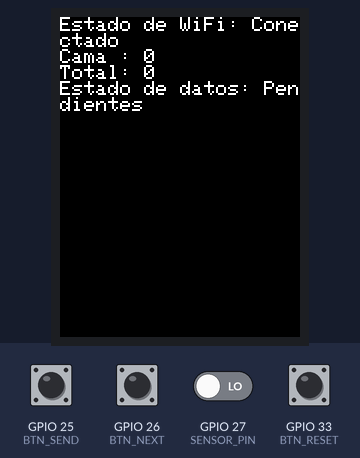
Simulated run of this sketch. Board: ESP32. Parts: 240×320 colour display. Inputs (shaded band) come from the test bench; at power-on: GPIO 25 (BTN_SEND), GPIO 26 (BTN_NEXT), GPIO 33 (BTN_RESET) HIGH, GPIO 27 (SENSOR_PIN) LOW. WiFi joins after 1.5 s; servers stay silent unless stated; what the sketch prints to the serial monitor is not drawn. At 10.0 s the program restarts the board; the recording ends there.

Above: at 2.9 s.
3.0 s: GPIO 25 (BTN_SEND) pulled LOW for 0.15 s
At 4.9 s:
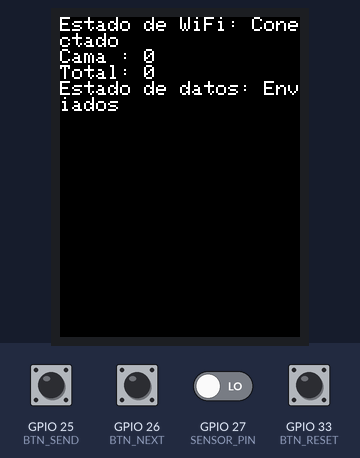
5.8 s: GPIO 27 (SENSOR_PIN) driven HIGH
At 7.0 s:
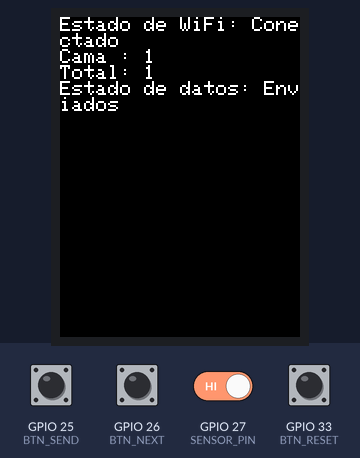
7.3 s: GPIO 26 (BTN_NEXT) pulled LOW for 0.15 s
8.9 s: GPIO 33 (BTN_RESET) pulled LOW for 0.15 s
At 9.6 s:
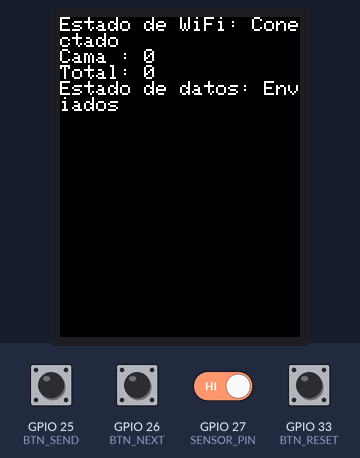
Timing chart, 0 to 10.0 s (numbered marks = the images above; inputs shaded):
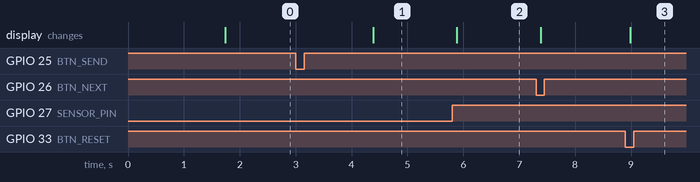

The sketch:

ContadorDeTubosYaConWifiYTelegram.ino
```cpp
#include <Arduino.h>
#include <Wire.h>
#include <SPI.h>
#include <TFT_eSPI.h>
#include <WiFi.h>
#include <WiFiClientSecure.h>
#include <UniversalTelegramBot.h>
#include <ArduinoJson.h>
#include <Ticker.h>

const char* ssid = "GALTRO";
const char* password = "GALTRO12";

const char* BOT_TOKEN = "7086997891:AAEIMi4tqPMMOu-Tlisb90Yid3QNPeON1k8";
const char* CHAT_ID = "7126940368";

TFT_eSPI tft = TFT_eSPI();

#define BTN_RESET 33
#define BTN_NEXT  26
#define BTN_SEND  25
#define SENSOR_PIN 27

volatile int countPerBed = 0;
volatile int totalCount = 0;
bool metalDetected = false;
volatile bool sendDataFlag = false;
bool isConnected = false; // Variable para almacenar el estado de la conexión WiFi
bool dataSent = false; // Variable para almacenar si los datos se enviaron

WiFiClientSecure secured_client;
UniversalTelegramBot bot(BOT_TOKEN, secured_client);

Ticker sendDataTimer; // Temporizador para enviar datos

void setup() {
  Serial.begin(9600);

  pinMode(BTN_RESET, INPUT_PULLUP);
  pinMode(BTN_NEXT, INPUT_PULLUP);
  pinMode(BTN_SEND, INPUT_PULLUP);

  attachInterrupt(digitalPinToInterrupt(BTN_RESET), resetCounter, FALLING);
  attachInterrupt(digitalPinToInterrupt(BTN_NEXT), nextBed, FALLING);
  attachInterrupt(digitalPinToInterrupt(BTN_SEND), triggerSendData, FALLING);

  Wire.begin();
  secured_client.setCACert(TELEGRAM_CERTIFICATE_ROOT); // Add root certificate for api.telegram.org
  tft.init();

  connectToWiFi();
  updateScreen();
}

void loop() {
  if (sendDataFlag) {
    sendData();
    sendDataFlag = false;
  }

  int sensorState = digitalRead(SENSOR_PIN);
  if (sensorState == HIGH && !metalDetected) {
    countPerBed++;
    totalCount++;
    metalDetected = true;
    updateScreen();
  } else if (sensorState == LOW) {
    metalDetected = false;
  }
}

void resetCounter() {
  Serial.println("Reiniciando el programa...");
  countPerBed = 0;
  totalCount = 0;
  updateScreen();
  sendDataFlag = false; // Desactiva el envío de datos

  // Reinicia el ESP32 después de 1 segundo
  sendDataTimer.once(1, []() {
    ESP.restart();
  });
}
void nextBed() {
  countPerBed = 0;
  updateScreen();
}

void triggerSendData() {
  sendDataFlag = true;
}

void sendData() {
  static bool sendDataTriggered = false; // Variable local estática para rastrear si la función sendData() ha sido activada

  if (!sendDataTriggered) {
    String message = String(totalCount) + " Tubos contados en el rack ";

    Serial.println("Enviando mensaje a Telegram");
    if (bot.sendMessage(CHAT_ID, message, "")) {
      Serial.println("Mensaje enviado con éxito");
      dataSent = true; // Actualizar el estado de los datos enviados
    } else {
      Serial.println("Error al enviar el mensaje");
    }
    delay(1000); // Agrega un pequeño retardo antes de actualizar la pantalla
    updateScreen();
    sendDataTriggered = true; // Marca que la función sendData() ha sido activada
  }
}

void updateScreen() {
  tft.fillScreen(TFT_BLACK);
  tft.setCursor(0, 0);
  tft.setTextColor(TFT_WHITE);
  tft.setTextSize(2);
  tft.print("Estado de WiFi: ");
  tft.println(isConnected ? "Conectado" : "Desconectado");
  tft.print("Cama : ");
  tft.println(countPerBed);
  tft.print("Total: ");
  tft.println(totalCount);
  tft.print("Estado de datos: ");
  tft.println(dataSent ? "Enviados" : "Pendientes");
}

void connectToWiFi() {
  Serial.print("Conectando a la red wifi... ");
  Serial.println(ssid);
  WiFi.mode(WIFI_STA);
  WiFi.begin(ssid, password);
  int attempt = 0;
  while (WiFi.status() != WL_CONNECTED && attempt < 10) {
    Serial.print(".");
    delay(500);
    attempt++;
  }
  if (WiFi.status() == WL_CONNECTED) {
    Serial.println("\nConectado a WiFi");
    isConnected = true; // Actualizar el estado de la conexión WiFi
  } else {
    Serial.println("\nError: No se pudo conectar a WiFi. Revise las credenciales o la disponibilidad de la red.");
  }
}
```

Measured:
- after the input at 3.0 s, the display: changes after 1.4 s (image 1)
- after the input at 5.8 s, the display: changes after 0.08 s (image 2)
- after the input at 8.9 s, the display: changes after 0.08 s (image 3)
